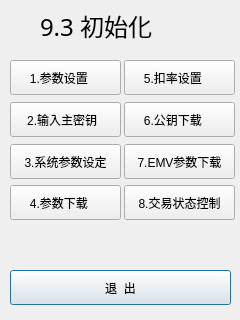
<?xml version="1.0" encoding="UTF-8"?>
<ui version="4.0">
 <class>mainkey93</class>
 <widget class="QDialog" name="mainkey93">
  <property name="geometry">
   <rect>
    <x>0</x>
    <y>0</y>
    <width>240</width>
    <height>320</height>
   </rect>
  </property>
  <property name="windowTitle">
   <string>Dialog</string>
  </property>
  <widget class="QLabel" name="label">
   <property name="geometry">
    <rect>
     <x>40</x>
     <y>10</y>
     <width>201</width>
     <height>31</height>
    </rect>
   </property>
   <property name="font">
    <font>
     <family>AR PL UKai CN</family>
     <pointsize>18</pointsize>
    </font>
   </property>
   <property name="text">
    <string>9.3 初始化</string>
   </property>
  </widget>
  <widget class="QPushButton" name="pushButton_9">
   <property name="geometry">
    <rect>
     <x>10</x>
     <y>270</y>
     <width>221</width>
     <height>35</height>
    </rect>
   </property>
   <property name="text">
    <string>退  出</string>
   </property>
  </widget>
  <widget class="QPushButton" name="pushButton_4">
   <property name="geometry">
    <rect>
     <x>10</x>
     <y>185</y>
     <width>111</width>
     <height>35</height>
    </rect>
   </property>
   <property name="text">
    <string>4.参数下载    </string>
   </property>
  </widget>
  <widget class="QPushButton" name="pushButton_3">
   <property name="geometry">
    <rect>
     <x>10</x>
     <y>144</y>
     <width>111</width>
     <height>35</height>
    </rect>
   </property>
   <property name="text">
    <string>3.系统参数设定</string>
   </property>
  </widget>
  <widget class="QPushButton" name="pushButton_2">
   <property name="geometry">
    <rect>
     <x>10</x>
     <y>102</y>
     <width>111</width>
     <height>35</height>
    </rect>
   </property>
   <property name="text">
    <string>2.输入主密钥  </string>
   </property>
  </widget>
  <widget class="QPushButton" name="pushButton">
   <property name="geometry">
    <rect>
     <x>10</x>
     <y>60</y>
     <width>111</width>
     <height>35</height>
    </rect>
   </property>
   <property name="text">
    <string>1.参数设置    </string>
   </property>
  </widget>
  <widget class="QPushButton" name="pushButton_8">
   <property name="geometry">
    <rect>
     <x>124</x>
     <y>185</y>
     <width>111</width>
     <height>35</height>
    </rect>
   </property>
   <property name="text">
    <string>8.交易状态控制</string>
   </property>
  </widget>
  <widget class="QPushButton" name="pushButton_6">
   <property name="geometry">
    <rect>
     <x>124</x>
     <y>102</y>
     <width>111</width>
     <height>35</height>
    </rect>
   </property>
   <property name="text">
    <string>6.公钥下载    </string>
   </property>
  </widget>
  <widget class="QPushButton" name="pushButton_5">
   <property name="geometry">
    <rect>
     <x>124</x>
     <y>60</y>
     <width>111</width>
     <height>35</height>
    </rect>
   </property>
   <property name="text">
    <string>5.扣率设置    </string>
   </property>
  </widget>
  <widget class="QPushButton" name="pushButton_7">
   <property name="geometry">
    <rect>
     <x>124</x>
     <y>144</y>
     <width>111</width>
     <height>35</height>
    </rect>
   </property>
   <property name="text">
    <string>7.EMV参数下载</string>
   </property>
  </widget>
 </widget>
 <resources/>
 <connections/>
</ui>
